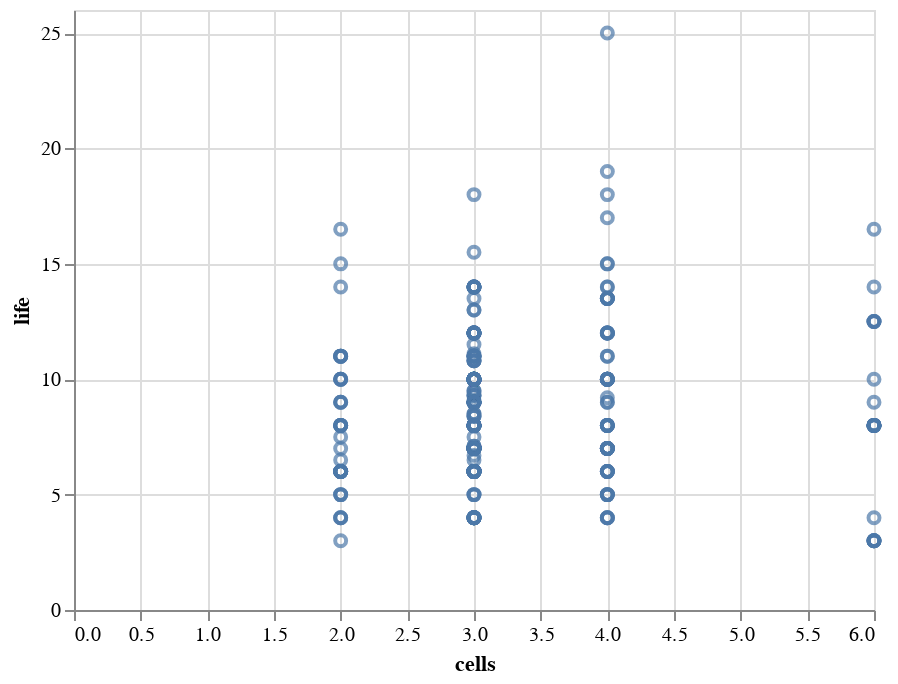

The code cell stored with this chart in its notebook:
### Markdown cell above
To get a normalised score across all laptops, we could learn the relationship between the two.

### Code cell
import re

import altair as alt


def parse_num(s):
    match = re.match(r"(\d+(?:\.\d)?)", s)
    return float(match.groups()[0])


ds = []
for r in all_laptops:
    cells = get_prop(r, "specs", "Battery", "Battery Cell")
    life = get_prop(r, "specs", "Battery", "Battery Life")
    if cells is None or life is None:
        pass
    else:
        ds.append(
            {
                "cells": parse_num(cells),
                "life": parse_num(life),
            }
        )


alt.Chart(alt.Data(values=ds)).mark_point().encode(x="cells:Q", y="life:Q")

### Figure 1 — Vega-Lite specification as saved in the notebook (floating-point values rounded to 4 significant figures; data arrays with more than 128 entries replaced by an {"elided": "..."} marker saying what was removed)
{"config": {"view": {"continuousWidth": 400, "continuousHeight": 300}}, "data": {"values": {"elided": "318 records"}}, "mark": "point", "encoding": {"x": {"field": "cells", "type": "quantitative"}, "y": {"field": "life", "type": "quantitative"}}, "$schema": "https://vega.github.io/schema/vega-lite/v4.17.0.json"}
